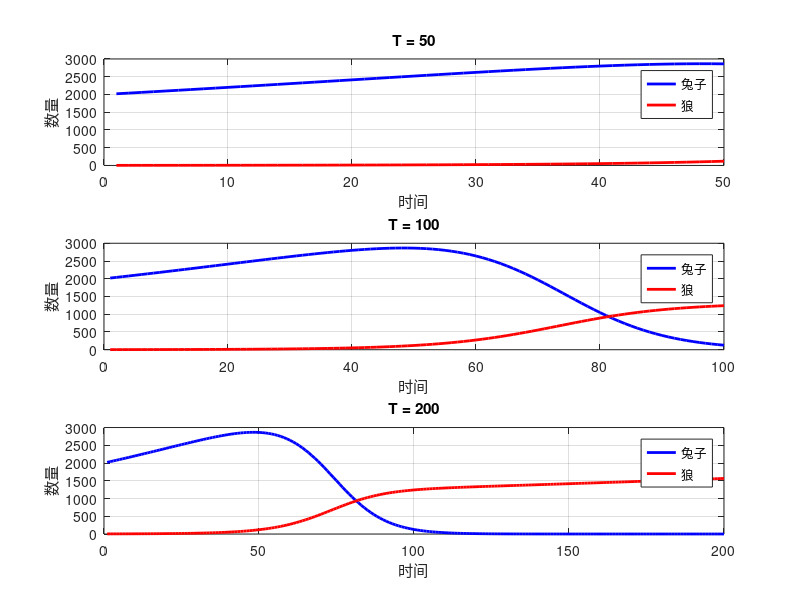

MATLAB code for this plot:
% Initialize states
x_data = [         2000           3; 
                 2019.4       3.186; 
          2038.95061916 3.385386252];
p = x_data(:, 1);
q = x_data(:, 2);

% Build linear equations 

% solve A1[r;f]' = b1
A1 = [p(1), -p(1) * q(1);
      p(2), -p(2) * q(2)];
b1 = [p(2) - p(1); p(3) - p(2)];
params = linsolve(A1, b1);
r = params(1);
f = params(2);

% solve A2[w;g]' = b2
A2 = [q(1), p(1) * q(1);
      q(2), p(2) * q(2)];
b2 = [q(2) - q(1); q(3) - q(2)];
params = linsolve(A2, b2);
w = params(1);
g = params(2);

% display params 
fprintf('[r, f, w, g]: [%.8f, %.8f, %.8f, %.8f]\n', r, f, w, g);

% evolution simulation
Ts = [50, 100, 200];
figure;
for j = 1:length(Ts)
    subplot(length(Ts), 1, j);
    
    t = Ts(j);
    p0 = 2000;
    q0 = 3;
    x = zeros(2, t);
    for i = 1:t
        x(1, i) = (1 + r) * p0 - f * p0 * q0;
        x(2, i) = (1 + w) * q0 + g * p0 * q0;
        p0 = x(1, i);
        q0 = x(2, i);
    end
    plot(1:t, x(1, :), '-b', 'LineWidth', 2);
    hold on;
    plot(1:t, x(2, :), '-r', 'LineWidth', 2);
    xlabel('时间');
    ylabel('数量');
    title(['T = ', num2str(Ts(j))]);
    legend('兔子', '狼');
    grid on;
end
